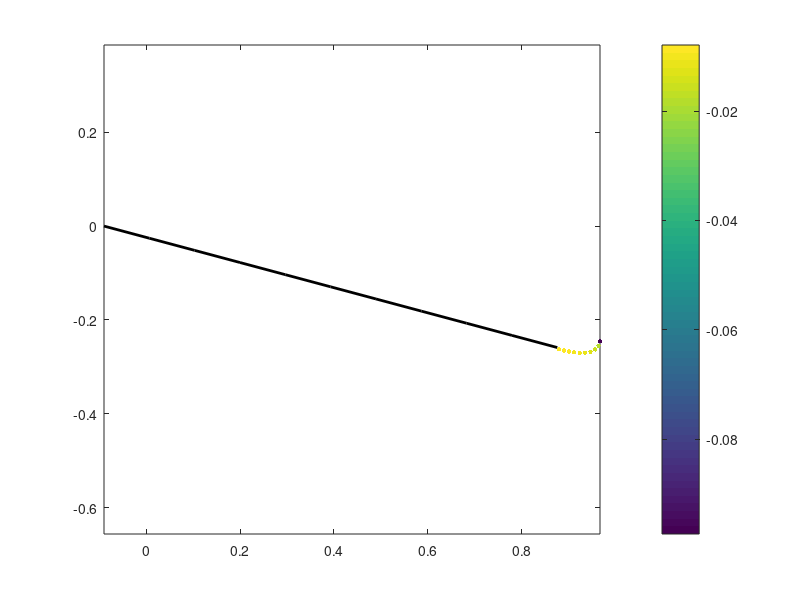

MATLAB code for this plot: (Note: this script raises an error after producing the figure.)
%Written by Tianjun Han, 03/15/2025
%function CL = steady(alpha)

%% Define Parameters
alpha = 15/180*pi;
U = -1;
c = 1;
Np = 10;
DelT = 0.01*c/abs(U);
Nstep = 500;
xw = ones(1,Nstep);
yw = ones(1,Nstep);
Gammaw = ones(1,Nstep);
Gammap = zeros(2,Np);
L = ones(1,Nstep);
CL = ones(1,Nstep);

for k = 1:Nstep

    %% Discretize the foil
    t = DelT*(k-1);
    xb = linspace(0,1,Np+1)*c*cos(alpha) + U*t;
    yb = linspace(0,1,Np+1)*c*(-sin(alpha));

    %% Build vortex points and collocation points
    xv = (xb(2:end)-xb(1:end-1))*0.25 + xb(1:end-1);
    yv = (yb(2:end)-yb(1:end-1))*0.25 + yb(1:end-1);

    xc = (xb(2:end)-xb(1:end-1))*0.75 + xb(1:end-1);
    yc = (yb(2:end)-yb(1:end-1))*0.75 + yb(1:end-1);

    %% Build vectors normal to the body
    nb = ones(2,Np);
    nb(1,:) = (yc-yv)./sqrt((yc-yv).^2 + (xc-xv).^2);
    nb(2,:) = -(xc-xv)./sqrt((yc-yv).^2 + (xc-xv).^2);

    %% Build vectors for foil's motion
    Vp = ones(2,Np);
    Vp(1,:) = U;
    Vp(2,:) = 0;

    %% Update the location of trailing-edge vortices
    if k>1
        Gammaw(2:k) = Gammaw(1:k-1);
        xw(2:k) = xw(1:k-1);
        yw(2:k) = yw(1:k-1);
    end
    xw(1) = (xb(end)-xc(Np))/sqrt((xc(Np)-xb(end))^2 + (yc(Np)-yb(end))^2)*DelT*abs(U)*0.4 + xb(end);
    yw(1) = (yb(end)-yc(Np))/sqrt((xc(Np)-xb(end))^2 + (yc(Np)-yb(end))^2)*DelT*abs(U)*0.4 + yb(end);

    %% Build the matrix for induced velocity coefficient
    a = ones(Np,Np,2);
    aw = ones(Np,k);

    for i = 1:Np
    for j = 1:Np

    a(i,j,1) = 1/2/pi/sqrt((xc(i)-xv(j))^2 + (yc(i)-yv(j))^2)*(yc(i)-yv(j))/sqrt((xc(i)-xv(j))^2 + (yc(i)-yv(j))^2);
    a(i,j,2) = 1/2/pi/sqrt((xc(i)-xv(j))^2 + (yc(i)-yv(j))^2)*(-xc(i)+xv(j))/sqrt((xc(i)-xv(j))^2 + (yc(i)-yv(j))^2);
    
    end
    end

    for i = 1:Np
    for j = 1:k

    aw(i,j,1) = 1/2/pi/sqrt((xc(i)-xw(j))^2 + (yc(i)-yw(j))^2)*(yc(i)-yw(j))/sqrt((xc(i)-xw(j))^2 + (yc(i)-yw(j))^2);
    aw(i,j,2) = 1/2/pi/sqrt((xc(i)-xw(j))^2 + (yc(i)-yw(j))^2)*(-xc(i)+xw(j))/sqrt((xc(i)-xw(j))^2 + (yc(i)-yw(j))^2);

    end
    end

    %% Build matrices A and B

    A = ones(Np+1,Np+1);
    B = ones(Np+1,1);

    for i = 1:Np
        A(i,1:Np) = a(i,:,1)*nb(1,i) + a(i,:,2)*nb(2,i);
        B(i) = Vp(1,i)*nb(1,i) + Vp(2,i)*nb(2,i) - sum(aw(i,2:end,1).*Gammaw(2:k)*nb(1,i) + aw(i,2:end,2).*Gammaw(2:k)*nb(2,i));
        A(i,Np+1) = aw(i,1,1)*nb(1,i) + aw(i,1,2)*nb(2,i);
    end

    A(Np+1,1:Np) = 1;
    A(Np+1,Np+1) = 1;
    B(Np+1) = -sum(Gammaw(2:k));

    %% Solve Gamma and calculate lift
    Gamma = A\B;

    Gammap(2,:) = Gammap(1,:);
    Gammap(1,:) = Gamma(1:end-1)';

    Gammaw(1) = Gamma(end);

    steadyterm = 0;
    unsteadyterm = 0;
    for i = 1:Np
        steadyterm = 1000*abs(U)*Gammap(1,i) + steadyterm;
        unsteadyterm = 1000*c/Np*(sum(Gammap(1,1:i))-sum(Gammap(2,1:i)))/DelT + unsteadyterm;
    end

    L(k) = steadyterm + unsteadyterm;
    CL(k) = L(k)/(0.5*1000*U^2*c);

    %% Wake roll-up

    rollup_matrix = ones(k,k+Np,2);
    x_total = [xv,xw(1:k)];
    y_total = [yv,yw(1:k)];
    Gamma_total = [Gamma(1:Np)', Gammaw(1:k)];

    for i = 1:k
    for j = 1:k+Np
    
        rollup_matrix(i,j,1) = 1/2/pi/sqrt((xw(i)-x_total(j))^2 + (yw(i)-y_total(j))^2 + (0.04*c)^2)*(yw(i)-y_total(j))/sqrt((xw(i)-x_total(j))^2 + (yw(i)-y_total(j))^2 + (0.04*c)^2);
        rollup_matrix(i,j,2) = 1/2/pi/sqrt((xw(i)-x_total(j))^2 + (yw(i)-y_total(j))^2 + (0.04*c)^2)*(-xw(i)+x_total(j))/sqrt((xw(i)-x_total(j))^2 + (yw(i)-y_total(j))^2 + (0.04*c)^2);

    end
    end

    for i = 1:k
        xw(i) = xw(i) + DelT*sum(rollup_matrix(i,:,1).*Gamma_total);
        yw(i) = yw(i) + DelT*sum(rollup_matrix(i,:,2).*Gamma_total);
    end

    %end

    %% Plot the flow field
    if mod(k,10) == 0
        plot(xb,yb,'k-','LineWidth',2);
        hold on
        scatter(xw(1:k),yw(1:k),10,Gammaw(1,1:k)*c/abs(U),'filled')
        %colormap(red_blue_color_scheme_qiang)
        colorbar
        axis equal
        clim([-0.01,0.01])
        xlim([-5.5*c,1.5*c])
        ylim([-c,c])
        pause(1)
        close all
    end

end

        
    






